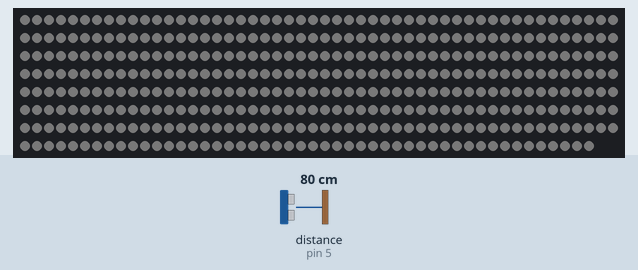
This sketch was run on a simulated Arduino Uno, built with avr-gcc and run on an emulated ATmega328P. On the bench: 398 RGB LEDs in strip order, left to right, continuing on the next row. Wiring (inferred from the names in the program): ultrasonic range finder: trigger pin 6; echo pin 5. The test bench sets the inputs (shaded band); at power-on: distance to the obstacle (sensor on pin 5) 80 cm. The echo pulse lasts 58.3 µs per cm; dim RGB values are drawn brighter than linear; what the sketch prints to the serial monitor is not drawn.

Above: at 2.6 s.
2.7 s: distance to the obstacle (sensor on pin 5) set to 120 cm
5.3 s: distance to the obstacle (sensor on pin 5) set to 250 cm
7.0 s: distance to the obstacle (sensor on pin 5) set to 2 cm
Timing chart, 0 to 10.0 s (numbered marks = the images above; inputs shaded):
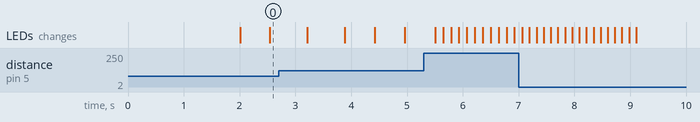

The sketch:

Brightness-Bat-00.ino
```cpp
// NeoPixel test program showing use of the WHITE channel for RGBW
// pixels only (won't look correct on regular RGB NeoPixel strips).

#include <Adafruit_NeoPixel.h>
#ifdef __AVR__
#include <avr/power.h>  // Required for 16 MHz Adafruit Trinket
#endif

// Which pin on the Arduino is connected to the NeoPixels?
// On a Trinket or Gemma we suggest changing this to 1:
#define LED_PIN 9

// How many NeoPixels are attached to the Arduino?
#define LED_COUNT 398

// NeoPixel brightness, 0 (min) to 255 (max)
#define BRIGHTNESS 80  // Set BRIGHTNESS to about 1/5 (max = 255)

// Declare our NeoPixel strip object:
Adafruit_NeoPixel strip(LED_COUNT, LED_PIN, NEO_GRBW + NEO_KHZ800);


//

int valor;

/// Bat

const int trigPin = 6;
const int echoPin = 5;

float duration, distance;

/// Smoothing


const int numReadings = 20;

int readings[numReadings];  // the readings from the analog input
int readIndex = 0;          // the index of the current reading
int total = 0;              // the running total
int average = 0;            // the average

int inputPin = A0;

void setup() {
  // initialize serial communication with computer:
  Serial.begin(9600);

  pinMode(trigPin, OUTPUT);
  pinMode(echoPin, INPUT);

  // initialize all the readings to 0:
  for (int thisReading = 0; thisReading < numReadings; thisReading++) {
    readings[thisReading] = 0;
  }

  // These lines are specifically to support the Adafruit Trinket 5V 16 MHz.
  // Any other board, you can remove this part (but no harm leaving it):
#if defined(__AVR_ATtiny85__) && (F_CPU == 16000000)
  clock_prescale_set(clock_div_1);
#endif
  // END of Trinket-specific code.

  strip.begin();  // INITIALIZE NeoPixel strip object (REQUIRED)
  strip.show();   // Turn OFF all pixels ASAP
  strip.setBrightness(BRIGHTNESS);
}

void loop() {
  //// BAt
  digitalWrite(trigPin, LOW);
  delayMicroseconds(2);
  digitalWrite(trigPin, HIGH);
  delayMicroseconds(10);
  digitalWrite(trigPin, LOW);

  duration = pulseIn(echoPin, HIGH);
  distance = (duration * .0343) / 2;
  Serial.print("Distance: ");
  Serial.print(distance);
  delay(100);


  ///////////////////

  // subtract the last reading:
  total = total - readings[readIndex];
  // read from the sensor:
  readings[readIndex] = distance;
  // add the reading to the total:
  total = total + readings[readIndex];
  // advance to the next position in the array:
  readIndex = readIndex + 1;

  // if we're at the end of the array...
  if (readIndex >= numReadings) {
    // ...wrap around to the beginning:
    readIndex = 0;
  }

  // calculate the average:
  average = total / numReadings;
  average= constrain(average, 0, 300);
  // send it to the computer as ASCII digits
  Serial.print("  Average: ");
  Serial.println(average);
  delay(1);  // delay in between reads for stability


  valor = map(average, 0, 300, 0, 255);

  strip.fill(strip.Color(0, 0, 0, strip.gamma8(valor)));
  strip.show();
  //delay(10);
}
```
